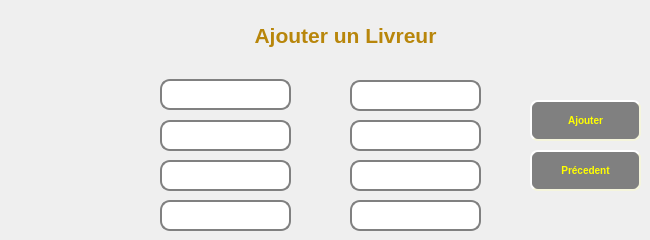
    <widget class="QWidget" name="page_4">
     <widget class="QLabel" name="label_pic_4">
      <property name="geometry">
       <rect>
        <x>30</x>
        <y>30</y>
        <width>81</width>
        <height>81</height>
       </rect>
      </property>
      <property name="text">
       <string/>
      </property>
     </widget>
     <widget class="QLabel" name="label_3">
      <property name="geometry">
       <rect>
        <x>210</x>
        <y>20</y>
        <width>271</width>
        <height>31</height>
       </rect>
      </property>
      <property name="styleSheet">
       <string notr="true">font: 75 italic 55pt &quot;Montserrat&quot;;</string>
      </property>
      <property name="text">
       <string>&lt;html&gt;&lt;head/&gt;&lt;body&gt;&lt;p align=&quot;center&quot;&gt;&lt;span style=&quot; font-size:16pt; font-weight:600; color:#b8860b;&quot;&gt;Ajouter un Livreur&lt;/span&gt;&lt;/p&gt;&lt;/body&gt;&lt;/html&gt;</string>
      </property>
     </widget>
     <widget class="QLineEdit" name="lineEdit_nom">
      <property name="geometry">
       <rect>
        <x>160</x>
        <y>79</y>
        <width>131</width>
        <height>31</height>
       </rect>
      </property>
      <property name="styleSheet">
       <string notr="true">QLineEdit {
    border: 2px solid gray;
    border-radius: 10px;
    padding: 0 8px;
    background: white;
    selection-background-color: darkgray;
}</string>
      </property>
     </widget>
     <widget class="QLineEdit" name="lineEdit_prenom">
      <property name="geometry">
       <rect>
        <x>350</x>
        <y>80</y>
        <width>131</width>
        <height>31</height>
       </rect>
      </property>
      <property name="styleSheet">
       <string notr="true">QLineEdit {
    border: 2px solid gray;
    border-radius: 10px;
    padding: 0 8px;
    background: white;
    selection-background-color: darkgray;
}</string>
      </property>
     </widget>
     <widget class="QLineEdit" name="lineEdit_id">
      <property name="geometry">
       <rect>
        <x>160</x>
        <y>120</y>
        <width>131</width>
        <height>31</height>
       </rect>
      </property>
      <property name="styleSheet">
       <string notr="true">QLineEdit {
    border: 2px solid gray;
    border-radius: 10px;
    padding: 0 8px;
    background: white;
    selection-background-color: darkgray;
}</string>
      </property>
     </widget>
     <widget class="QLineEdit" name="lineEdit_mdp_2">
      <property name="geometry">
       <rect>
        <x>350</x>
        <y>120</y>
        <width>131</width>
        <height>31</height>
       </rect>
      </property>
      <property name="styleSheet">
       <string notr="true">QLineEdit {
    border: 2px solid gray;
    border-radius: 10px;
    padding: 0 8px;
    background: white;
    selection-background-color: darkgray;
}</string>
      </property>
     </widget>
     <widget class="QLineEdit" name="lineEdit_numero_tele">
      <property name="geometry">
       <rect>
        <x>160</x>
        <y>160</y>
        <width>131</width>
        <height>31</height>
       </rect>
      </property>
      <property name="styleSheet">
       <string notr="true">QLineEdit {
    border: 2px solid gray;
    border-radius: 10px;
    padding: 0 8px;
    background: white;
    selection-background-color: darkgray;
}</string>
      </property>
     </widget>
     <widget class="QLineEdit" name="lineEdit_idscooter">
      <property name="geometry">
       <rect>
        <x>350</x>
        <y>160</y>
        <width>131</width>
        <height>31</height>
       </rect>
      </property>
      <property name="styleSheet">
       <string notr="true">QLineEdit {
    border: 2px solid gray;
    border-radius: 10px;
    padding: 0 8px;
    background: white;
    selection-background-color: darkgray;
}</string>
      </property>
     </widget>
     <widget class="QLineEdit" name="lineEdit_presence">
      <property name="geometry">
       <rect>
        <x>160</x>
        <y>200</y>
        <width>131</width>
        <height>31</height>
       </rect>
      </property>
      <property name="styleSheet">
       <string notr="true">QLineEdit {
    border: 2px solid gray;
    border-radius: 10px;
    padding: 0 8px;
    background: white;
    selection-background-color: darkgray;
}</string>
      </property>
     </widget>
     <widget class="QLineEdit" name="lineEdit_heure">
      <property name="geometry">
       <rect>
        <x>350</x>
        <y>200</y>
        <width>131</width>
        <height>31</height>
       </rect>
      </property>
      <property name="styleSheet">
       <string notr="true">QLineEdit {
    border: 2px solid gray;
    border-radius: 10px;
    padding: 0 8px;
    background: white;
    selection-background-color: darkgray;
}</string>
      </property>
     </widget>
     <widget class="QPushButton" name="pushButton_ajouter2">
      <property name="geometry">
       <rect>
        <x>530</x>
        <y>100</y>
        <width>111</width>
        <height>41</height>
       </rect>
      </property>
      <property name="styleSheet">
       <string notr="true">QPushButton#pushButton_ajouter2{
background-color: grey;
    border-style: outset;
    border-width: 2px;
    border-radius: 8px;
    border-color: beige;
    font:  bold 10px;
    color:yellow;
    min-width: 5em;
    padding: 6px;
}
#pushButton_ajouter2:hover {
    background-color:rgb(222, 184, 135);
    border-style: outset;
    border-width: 2px;
    border-radius: 8px;
    border-color: beige;
    font:  bold 10px;
    color:yellow;
    min-width: 5em;
    padding: 6px;
}

#pushButton_ajouter2:pressed{
background-color: grey;
    border-style: outset;
    border-width: 2px;
    border-radius: 8px;
    border-color: beige;
    font:  bold 10px;
    color:yellow;
    min-width: 5em;
    padding: 6px;}</string>
      </property>
      <property name="text">
       <string>Ajouter</string>
      </property>
     </widget>
     <widget class="QPushButton" name="pushButton_precedent">
      <property name="geometry">
       <rect>
        <x>530</x>
        <y>150</y>
        <width>111</width>
        <height>41</height>
       </rect>
      </property>
      <property name="styleSheet">
       <string notr="true">QPushButton#pushButton_precedent{
background-color: grey;
    border-style: outset;
    border-width: 2px;
    border-radius: 8px;
    border-color: beige;
    font:  bold 10px;
    color:yellow;
    min-width: 5em;
    padding: 6px;
}
#pushButton_precedent:hover {
    background-color:rgb(222, 184, 135);
    border-style: outset;
    border-width: 2px;
    border-radius: 8px;
    border-color: beige;
    font:  bold 10px;
    color:yellow;
    min-width: 5em;
    padding: 6px;
}

#pushButton_precedent:pressed{
background-color: grey;
    border-style: outset;
    border-width: 2px;
    border-radius: 8px;
    border-color: beige;
    font:  bold 10px;
    color:yellow;
    min-width: 5em;
    padding: 6px;}</string>
      </property>
      <property name="text">
       <string>Précedent</string>
      </property>
     </widget>
    </widget>
